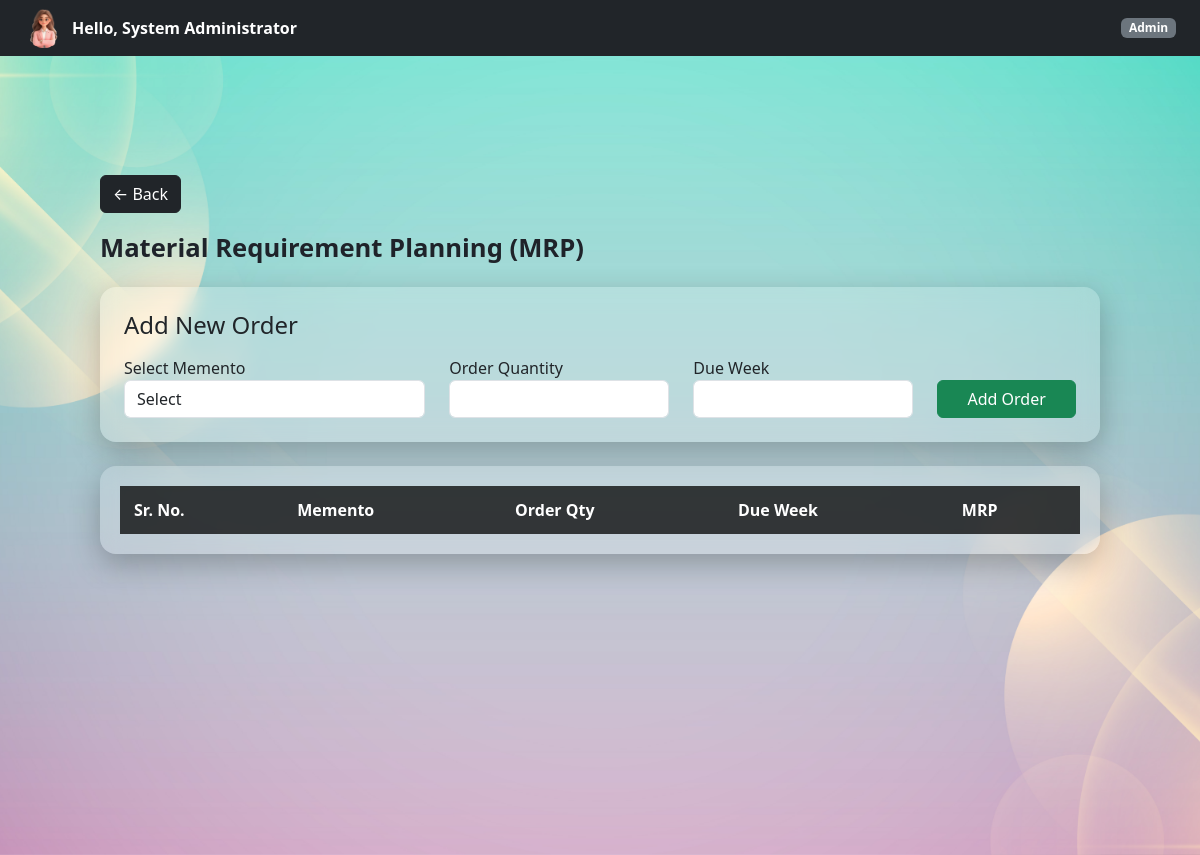
Before: /admin/mrp (signed in) with the older database file.
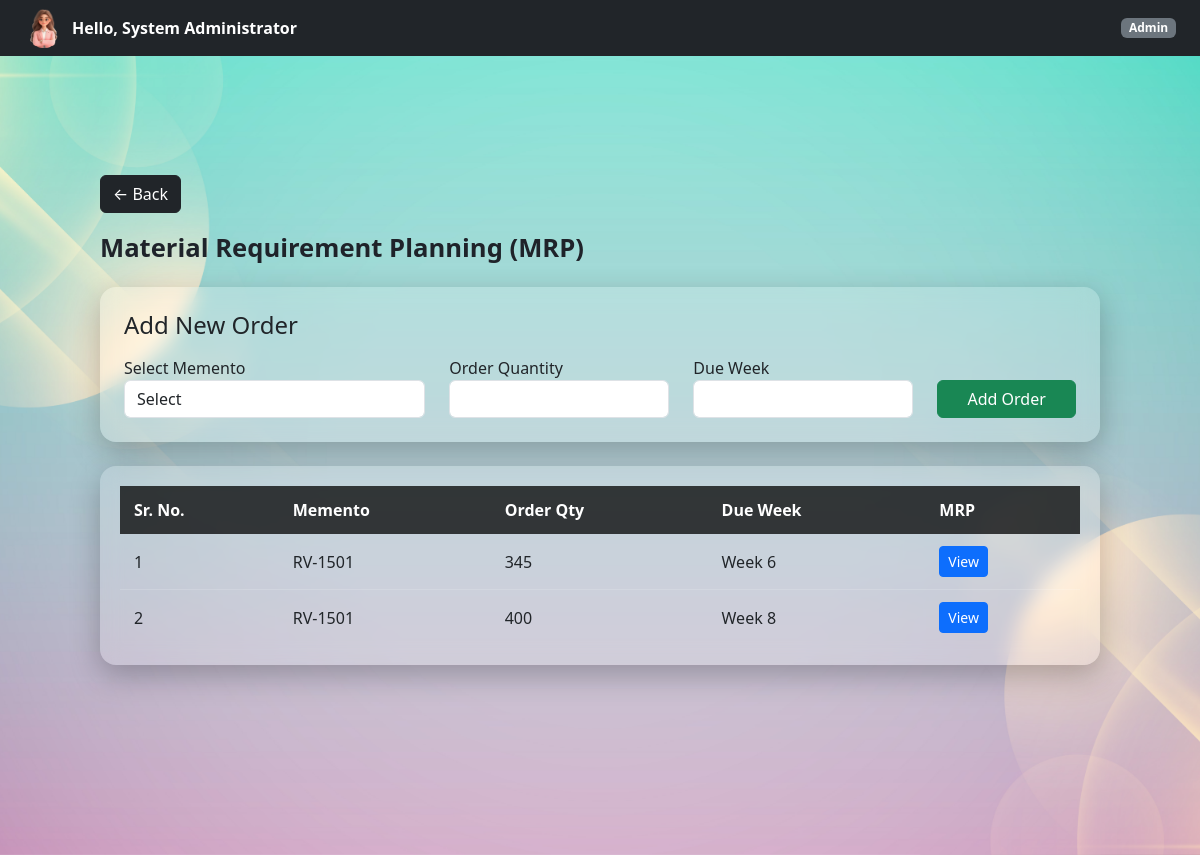
After: the same page with the newer database file.
### controller/models.py (models this page shows)
class MRPOrder(db.Model):
    __tablename__ = "mrp_orders"
    id = db.Column(
        db.Integer,
        primary_key=True
    )
    memento_id = db.Column(
        db.Integer,
        db.ForeignKey("mementos.id")
    )
    order_quantity = db.Column(
        db.Integer,
        nullable=False
    )
    due_week = db.Column(
        db.Integer,
        nullable=False
    )
    created_at = db.Column(
        db.DateTime,
        default=datetime.utcnow
    )
    memento = db.relationship(
    "Memento"
)

class Memento(db.Model):
    __tablename__ = "mementos"
    id = db.Column(db.Integer, primary_key=True)
    code = db.Column(
        db.String(100),
        nullable=False,
        unique=True
    )
    dimension = db.Column(db.String(100), nullable=False)
    price = db.Column(db.Float, nullable=False)
    quantity = db.Column(db.Integer, default=0)
    materials = db.relationship(
    "MementoMaterial",
    backref="memento",
    cascade="all, delete-orphan"
)

### controller/admin.py (the view)
@admin_bp.route("/mrp")
@login_required
@role_required("Admin")
def view_mrp():
    mementos = Memento.query.all()
    orders = MRPOrder.query.order_by(
        MRPOrder.id.desc()
    ).all()
    return render_template(
        "admin/mrp.html",
        mementos=mementos,
        orders=orders,
        selected_order=None
    )

### templates/admin/mrp.html (shortened to what this page needs)
{% extends "base.html" %}
{% block page_class %}company-dashboard-bg{% endblock %}
{% block free_content %}
{% include "partials/navbar.html" %}
<div class="dashboard-container">
    <div class="mb-3">
        <a href="{{ url_for('admin.dashboard') }}"
           class="btn btn-dark">
            ← Back
        </a>
    </div>
    <div class="page-title">
        Material Requirement Planning (MRP)
    </div>
    <div class="glass-table p-4 mb-4">
        <h4 class="mb-3">
            Add New Order
        </h4>
        <form method="POST"
              action="{{ url_for('admin.add_mrp_order') }}">
            <div class="row">
                <div class="col-md-4">
                    <label>
                        Select Memento
                    </label>
                    <select
                        name="memento_id"
                        class="form-control"
                        required>
                        <option value="">
                            Select
                        </option>
                    </select>
                </div>
                <div class="col-md-3">
                    <label>
                        Order Quantity
                    </label>
                    <input
                        type="number"
                        name="order_quantity"
                        class="form-control"
                        required>
                </div>
                <div class="col-md-3">
                    <label>
                        Due Week
                    </label>
                    <input
                        type="number"
                        name="due_week"
                        min="1"
                        max="52"
                        class="form-control"
                        required>
                </div>
                <div class="col-md-2">
                    <label>&nbsp;</label>
                    <button
                        type="submit"
                        class="btn btn-success w-100">
                        Add Order
                    </button>
                </div>
            </div>
        </form>
    </div>
    <div class="glass-table mb-4">
        <table>
            <thead>
                <tr>
                    <th>Sr. No.</th>
                    <th>Memento</th>
                    <th>Order Qty</th>
                    <th>Due Week</th>
                    <th>MRP</th>
                </tr>
            </thead>
            <tbody>
                {% for order in orders %}
                <tr>
                    <td>
                        {{ loop.index }}
                    </td>
                    <td>
                        {{ order.memento.code }}
                    </td>
                    <td>
                        {{ order.order_quantity }}
                    </td>
                    <td>
                        Week {{ order.due_week }}
                    </td>
                    <td>
                        <a href="{{ url_for('admin.view_single_mrp',
                                            order_id=order.id) }}"
                           class="btn btn-primary btn-sm">
                            View
                        </a>
                    </td>
                </tr>
                {% endfor %}
            </tbody>
        </table>
    </div>
</div>
{% endblock %}

### templates/base.html (shortened to what this page needs)
<!DOCTYPE html>
<html lang="en">
<head>
    <link rel="stylesheet" href="{{ url_for('static', filename='styles/bootstrap/css/bootstrap.min.css') }}">
    <link rel="stylesheet" href="{{ url_for('static', filename='styles/main.css') }}">
</head>
<body>
<div class="page-wrapper {% block page_class %}{% endblock %}">
    {% block free_content %}{% endblock %}
</div>
</body>
</html>

### templates/partials/navbar.html (shortened to what this page needs)
<nav class="navbar navbar-dark bg-dark fixed-top px-4 d-flex justify-content-between">
    <a
        class="d-flex align-items-center text-white text-decoration-none"
        data-bs-toggle="offcanvas"
        href="#profileSidebar"
        role="button"
    >
        <img
            src="{{ url_for('static', filename='scripts/images/profile.png') }}"
            width="40"
            height="40"
            class="rounded-circle me-2"
        >
        <strong>Hello, {{ session.get("user_name") }}</strong>
    </a>
    <span class="badge bg-secondary">
        {% if "Admin" in session.get("roles", []) %}
            Admin
        {% else %}
            Employee
        {% endif %}
    </span>
</nav>

### static/styles/main.css (style rules this page uses)
html, body { height: 100%; margin: 0; }
.page-wrapper { min-height: 100vh; width: 100%; display: flex; align-items: flex-start; justify-content: center; }
.company-dashboard-bg { background: url("../scripts/images/company1.jpg") no-repeat center center/cover; }
.dashboard-container { width: 100%; padding: 90px 40px 40px; }
.page-wrapper { padding: 30px 60px; }
.page-title { font-size: 1.6rem; font-weight: 600; color: #1f232a; margin-bottom: 20px; }
.glass-table { background: rgba(255, 255, 255, 0.18); backdrop-filter: blur(10px); -webkit-backdrop-filter: blur(10px); border-radius: 16px; padding: 20px; box-shadow: 0 10px 30px rgba(0, 0, 0, 0.25); width: 100%; overflow-x: auto; }
.glass-table table { width: 100%; border-collapse: collapse; }
.glass-table thead { background: rgba(0, 0, 0, 0.75); color: #ffffff; }
.glass-table th, .glass-table td { padding: 12px 14px; text-align: left; white-space: nowrap; }
.glass-table tbody tr { border-bottom: 1px solid rgba(255, 255, 255, 0.15); }
.glass-table tbody tr:last-child { border-bottom: none; }
body { padding-top: 55px; }

Changed rows visible on the page:
added MRPOrder: memento.code "RV-1501", order_quantity "345", due_week "6"
added MRPOrder: memento.code "RV-1501", order_quantity "400", due_week "8"
